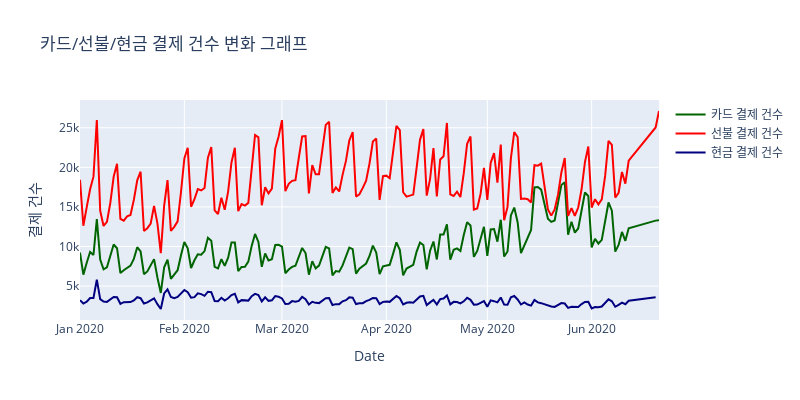

Notebook cell for this chart:
### Code cell
# 그래프로 시각화 해주기

ax9 = go.Scatter(
    x = del_pay1["PROCESS_DT"],
    y = del_pay1['count'],
    name = "카드 결제 건수",
    mode = "lines",
    marker = dict(size=3, line=dict(width=1), color="darkgreen")
)

ax10 = go.Scatter(
    x = del_pay2["PROCESS_DT"],
    y = del_pay2['count'],
    name = "선불 결제 건수",
    mode = "lines",
    marker = dict(size=3, line=dict(width=1), color="red")
)

ax11 = go.Scatter(
    x = del_pay3["PROCESS_DT"],
    y = del_pay3['count'],
    name = "현금 결제 건수",
    mode = "lines",
    marker = dict(size=3, line=dict(width=1), color="navy")
)

# subplot
fig = tools.make_subplots(rows=1, cols=1)
fig.append_trace(ax9, 1, 1)
fig.append_trace(ax10, 1, 1)
fig.append_trace(ax11, 1, 1)

# 그래프 설명들 추가해주기
fig.update_xaxes(title_text="Date", row=1, col=1)
fig.update_yaxes(title_text="건수")

# 전체적인 layout
fig["layout"].update(height=400, width = 800, title = "카드/선불/현금 결제 건수 변화 그래프")

plotly.offline.iplot(fig)

### Figure 1 — Plotly figure (JSON) as saved in the notebook; plotly's stock layout.template omitted (floating-point values rounded to 4 significant figures; data arrays with more than 128 entries replaced by an {"elided": "..."} marker saying what was removed)
{"data": [{"marker": {"color": "darkgreen", "line": {"width": 1}, "size": 3}, "mode": "lines", "name": "카드 결제 건수", "type": "scatter", "x": {"elided": "165 str values"}, "xaxis": "x", "y": {"elided": "165 int values"}, "yaxis": "y"}, {"marker": {"color": "red", "line": {"width": 1}, "size": 3}, "mode": "lines", "name": "선불 결제 건수", "type": "scatter", "x": {"elided": "165 str values"}, "xaxis": "x", "y": {"elided": "165 int values"}, "yaxis": "y"}, {"marker": {"color": "navy", "line": {"width": 1}, "size": 3}, "mode": "lines", "name": "현금 결제 건수", "type": "scatter", "x": {"elided": "164 str values"}, "xaxis": "x", "y": {"elided": "164 int values"}, "yaxis": "y"}], "layout": {"height": 400, "title": {"text": "카드/선불/현금 결제 건수 변화 그래프"}, "width": 800, "xaxis": {"anchor": "y", "domain": [0, 1], "title": {"text": "Date"}}, "yaxis": {"anchor": "x", "domain": [0, 1], "title": {"text": "결제 건수"}}}}
